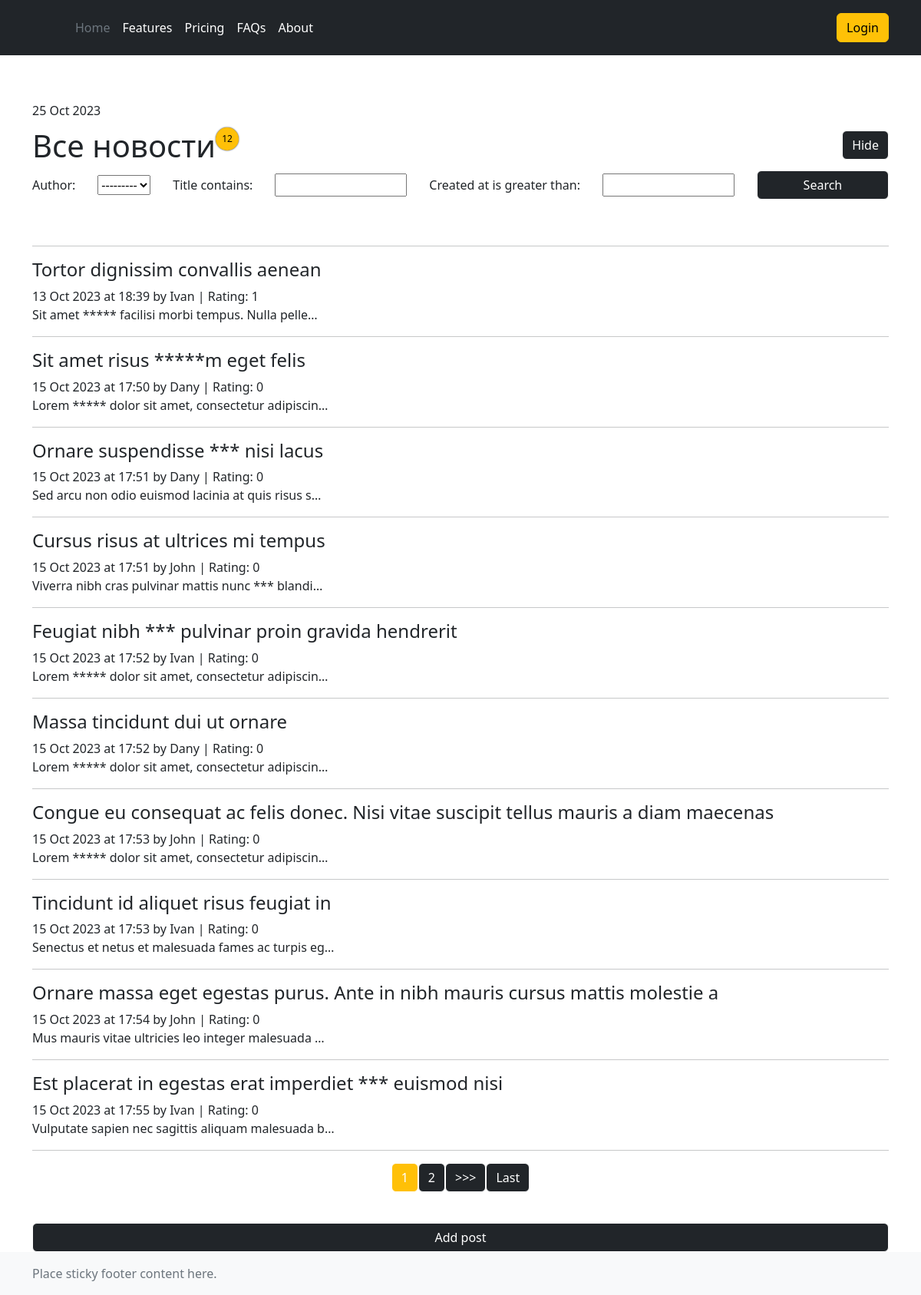
The page /news/search/ on the database as committed earlier.
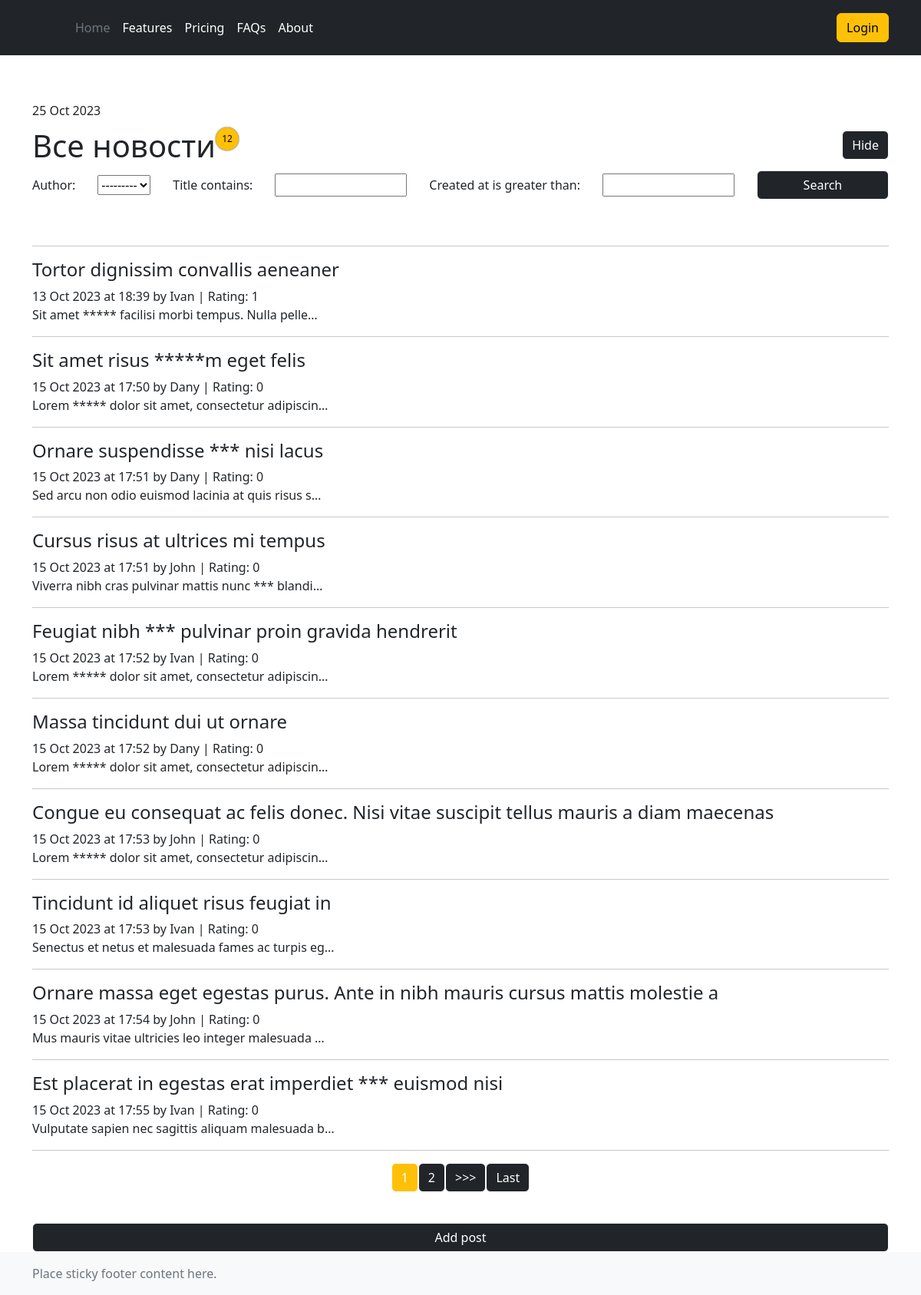
The same page on the database as committed later.
### news/models.py (models this page shows, shortened)
class Post(Model):
    author = ForeignKey(Author, on_delete=CASCADE, related_name='posts', validators=[validate_user_post_limit])
    post_type_choices = [('article', 'Article'), ('news', 'News')]
    post_type = CharField(max_length=10, choices=post_type_choices)
    created_at = DateTimeField(auto_now_add=True)
    title = CharField(max_length=255)
    categories = ManyToManyField(Category, related_name='posts')
    content = TextField()
    rating = IntegerField(default=0)

class Author(Model):
    user = OneToOneField(User, on_delete=CASCADE)
    rating = IntegerField(default=0)
    def __str__(self):
        return f'{self.user.username}'

### news/views.py (the view)
# urls.py: path('', cache_page(60)(PostList.as_view())),
class PostList(ListView):
    model = Post
    template_name = 'news/posts.html'
    context_object_name = 'posts'
    ordering = ['-rating']
    paginate_by = 10
    def get_queryset(self):
        queryset = super().get_queryset()
        queryset = self.filter_res = PostFilter(
            self.request.GET, queryset=queryset)
        return queryset.qs
    def get_context_data(self, **kwargs):
        context = super().get_context_data(**kwargs)
        context['time_now'] = datetime.utcnow()
        context['num_of_posts'] = len(Post.objects.all())
        context['filter'] = self.filter_res
        context['post_type_choices'] = Post.post_type_choices
        context['categories'] = Category.objects.all()
        return context

### NewsPaper/context_processors.py (called while the page is built)
def groups(request):
    groups = request.user.groups.all()
    groups = [group.name for group in groups]
    return {'groups':  groups}

### news/templatetags/custom_filters.py (called while the page is built)
@register.filter(name='censor')
def censor(value):
    words_for_cens = ['lorem', 'ipsum', 'sed', 'nulla']
    value = str(value)
    for i in words_for_cens:
        lenght = len(i)
        value = value.replace(i, '*' * lenght)
    return value

### news/templates/news/posts.html (shortened to what this page needs)
{% extends 'layout/default.html' %}
{% load custom_filters %}
{% block content %}
<span class='date'>{{ time_now|date:'d M Y'}}</span>
<div class='all-news--but'>
<h1 class='all-news'>Все новости
<div class='label-wrapper' ><span class='label'>{{ num_of_posts }}</span></div>
</h1>
{% if posts %}
    {% if 'search/' in request.path %}
        <a href='{{ request.path|cut:"search/" }}' class="btn btn-primary">Hide</a>
</div>
        <form method="GET" class="search-form">
            {{ filter.form }}
            <input class="btn btn-primary" type="submit" value="Search">
        </form>
    {% else %}
        <a href=" search" class="btn btn-primary">Search</a>
</div>
    {% endif %}
    <hr class='main-hr'>
    {% for post in posts %}
        <a href='{% url "news:post" post.id %}' class='text-decoration-none text-reset'>
        <h4>{{ post.title|censor }}</h4>
        </a>
        <span>{{ post.created_at|date:'d M Y \a\t H:i' }} by {{ post.author.user.username }} | Rating: {{ post.rating }}</span><br>
        <span>{{ post.content|truncatechars:50|censor }}</span><br>
        <hr>
    {% endfor %}
{% else %}
    <h2>Нет новостей</h2>
{% endif %}
{% include 'news/parts/paginator.html' %}
<a class="btn btn-primary add-button" href="{% url 'news:post_create' %}">Add post</a>
{% endblock content %}

Rows that differ between the two databases and show on the page:
changed Post "Sit amet ***** facilisi morbi tempus. Nulla pelle…": title|censor "Tortor dignissim convallis aenean" → "Tortor dignissim convallis aeneaner"
